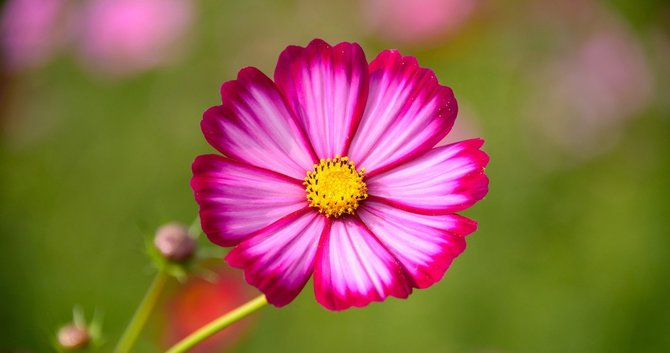
#> input picture ch2/zinpo/flower.jpg, 670 x 353 px
$ python find-contours.py
#> lines starting #> are read from the running program, lines starting #| are printed output that depends on the picture; after the words box and inside, x2 and y2 are one past the last pixel; in counts of white or black regions, pixels touching at a corner belong together
import cv2
import matplotlib.pyplot as plt

img = cv2.imread('flower.jpg')
#> img is the input picture: shape (353, 670, 3); mean B, G, R 74.5, 104.3, 143
img = cv2.resize(img, (300,169))
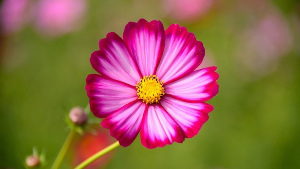
#> img: shape (169, 300, 3); mean B, G, R 74.4, 104.2, 142.9

gray = cv2.cvtColor(img, cv2.COLOR_BGR2GRAY)
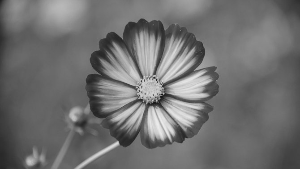
#> gray: shape (169, 300); min 22, max 236, mean 112.4
gray = cv2.GaussianBlur(gray, (7,7), 0)
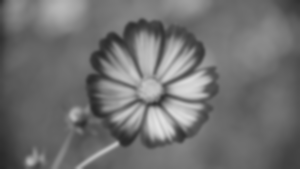
#> gray: shape (169, 300); min 40, max 226, mean 112.4
im2 = cv2.threshold(gray, 140, 240, cv2.THRESH_BINARY_INV)[1]
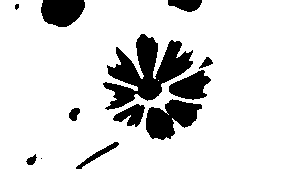
#> im2: shape (169, 300); values 0 (black) and 240 (white), 85.3% white; 12 black regions (2 under 20 px)

plt.subplot(1, 2, 1)
plt.imshow(im2, cmap='gray')

cnts = cv2.findContours(im2, cv2.RETR_LIST, cv2.CHAIN_APPROX_SIMPLE) [0]
#> cnts = 11 contours, 2 with area under 20; largest, box (x1, y1, x2, y2) and area: (0, 0, 300, 169) 48690, (102, 33, 194, 111) 3386, (145, 98, 203, 141) 1464, (168, 69, 212, 101) 812, (112, 103, 146, 128) 451

for pt in cnts:
    x, y, w, h = cv2.boundingRect(pt)
    if w < 30 or w > 200: continue
    print(x,y,w,h)
    cv2.rectangle(img, (x,y), (x+w, y+h), (0, 255, 0), 2)
#> this loop made 11 passes
#> (x, y, w, h) on passes 2 to 11: (25, 153, 13, 13), (68, 107, 13, 15), (112, 103, 34, 25), (145, 98, 58, 43), (158, 80, 1, 1), (168, 69, 44, 32), (198, 56, 16, 14), (102, 33, 92, 78), (14, 3, 6, 8), (0, 0, 300, 169)
#> (pt, x, y, w, h) on pass 1: ([[40, 158], [41, 157], [42, 158], [41, 159]], 40, 157, 3, 3)
#| 112 103 34 25
#| 145 98 58 43
#| 168 69 44 32
#| 102 33 92 78
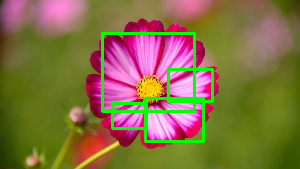
#> img: shape (169, 300, 3); 4.52% of pixels changed, all inside (x1, y1, x2, y2) = (101, 32, 214, 143)

plt.subplot(1, 2, 2)
plt.imshow(cv2.cvtColor(img, cv2.COLOR_BGR2RGB))
plt.savefig('find_contours.png', dpi=200)
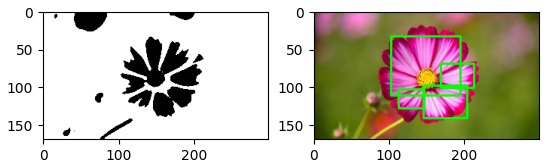
#> figure drawn by matplotlib, 2 panels
plt.show()
